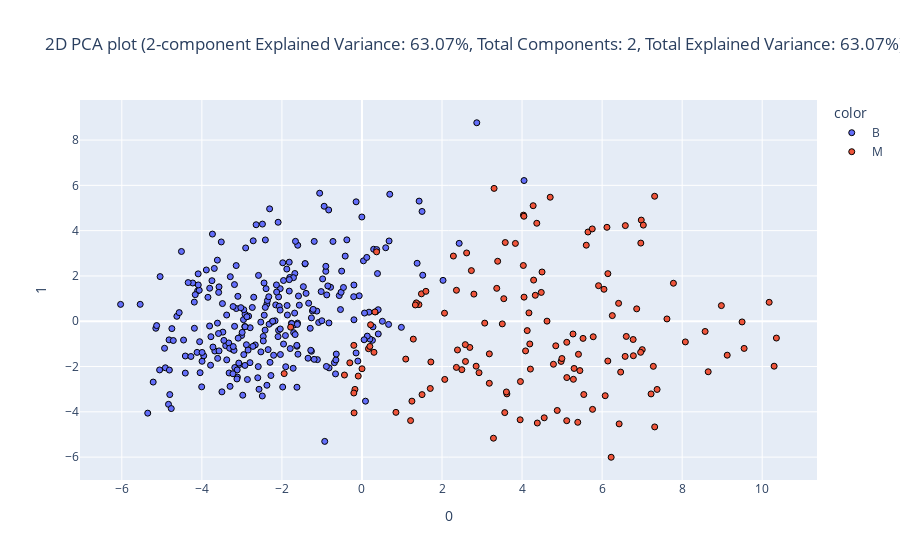

The cell this chart's notebook holds for it:
### Code cell
encoded_train_df, pca2d_train_df, encoded_test_df, pca2d_test_df = eda.dimensionality_reduction(train_df, test_df, identifier=id_features, categorical=categorical_features, continuous=continuous_features, target="Diagnosis", method="pca", plot_type="2d", components=2)

### Figure 1 — Plotly figure (JSON) as saved in the notebook; plotly's stock layout.template omitted (floating-point values rounded to 4 significant figures; data arrays with more than 128 entries replaced by an {"elided": "..."} marker saying what was removed)
{"data": [{"hovertemplate": "color=B<br>0=%{x}<br>1=%{y}<extra></extra>", "legendgroup": "B", "marker": {"color": "#636efa", "line": {"color": "Black", "width": 1}, "opacity": 1, "symbol": "circle"}, "mode": "markers", "name": "B", "orientation": "v", "showlegend": true, "type": "scatter", "x": {"elided": "269 float values"}, "xaxis": "x", "y": {"elided": "269 float values"}, "yaxis": "y"}, {"hovertemplate": "color=M<br>0=%{x}<br>1=%{y}<extra></extra>", "legendgroup": "M", "marker": {"color": "#EF553B", "line": {"color": "Black", "width": 1}, "opacity": 1, "symbol": "circle"}, "mode": "markers", "name": "M", "orientation": "v", "showlegend": true, "type": "scatter", "x": {"elided": "139 float values"}, "xaxis": "x", "y": {"elided": "139 float values"}, "yaxis": "y"}], "layout": {"legend": {"title": {"text": "color"}, "tracegroupgap": 0}, "title": {"text": "2D PCA plot (2-component Explained Variance: 63.07%, Total Components: 2, Total Explained Variance: 63.07%)"}, "xaxis": {"anchor": "y", "domain": [0, 1], "title": {"text": "0"}}, "yaxis": {"anchor": "x", "domain": [0, 1], "title": {"text": "1"}}}}
